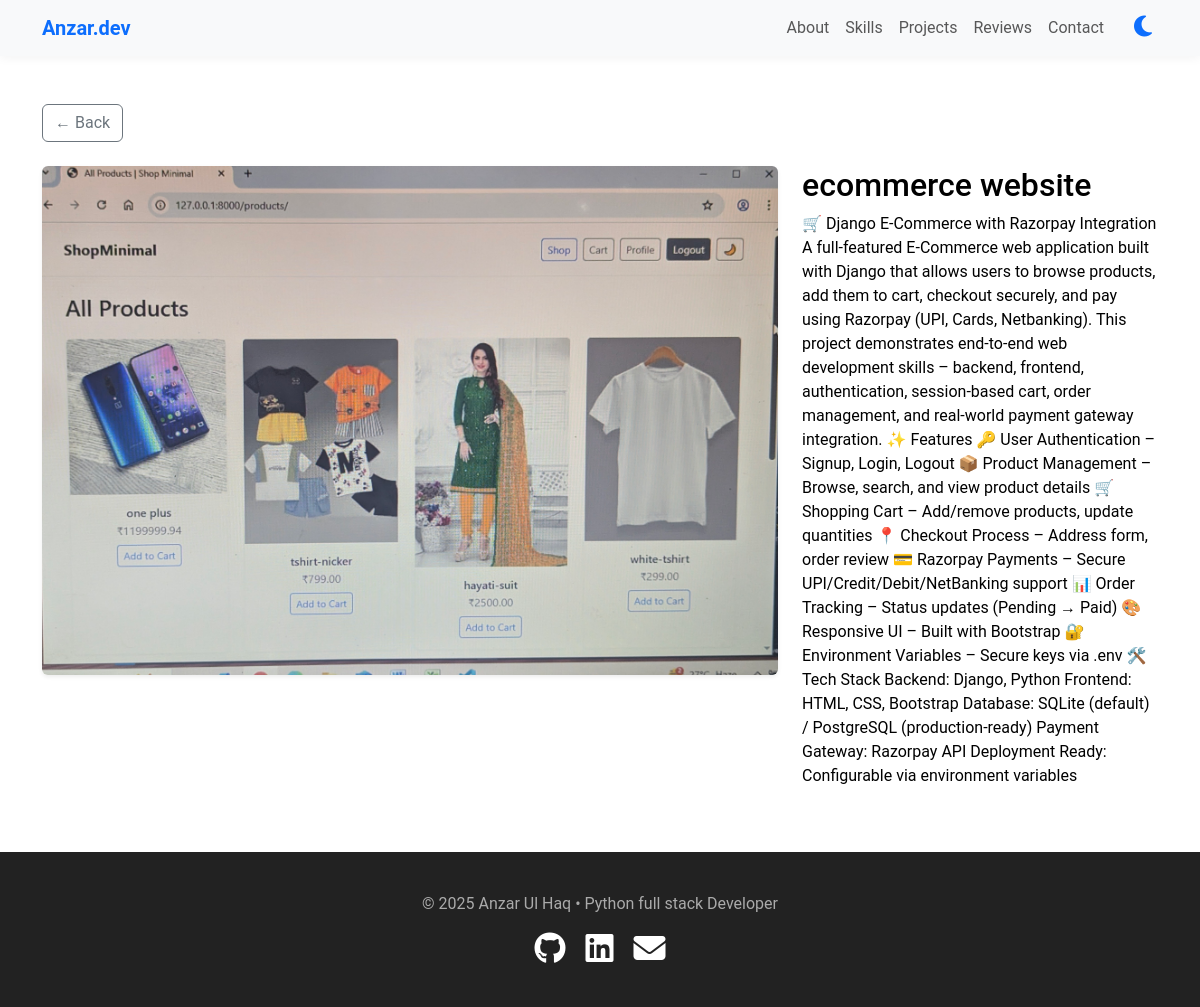
/project/1/, run on the app's committed database.
### portfolio/models.py (models this page shows, shortened)
class Project(models.Model):
    title = models.CharField(max_length=200)
    description = models.TextField()
    image = models.ImageField(upload_to='project_images/')
    github_url = models.URLField(blank=True)
    live_url = models.URLField(blank=True)

### portfolio/views.py (the view)
# urls.py: path('project/<int:pk>/', views.project_detail, name='project_detail'),
def project_detail(request, pk):
    project = get_object_or_404(Project, pk=pk)
    return render(request, 'portfolio/project_detail.html', {'project': project})

### portfolio/templates/portfolio/project_detail.html (shortened to what this page needs)
{% extends 'portfolio/base.html' %}
{% block content %}
<section class="py-5">
  <div class="container">
    <a href="{% url 'home' %}#projects" class="btn btn-outline-secondary mb-4">&larr; Back</a>
    <div class="row">
      <div class="col-lg-8"><img src="{{ project.image.url }}" class="img-fluid rounded shadow-sm"></div>
      <div class="col-lg-4">
        <h2>{{ project.title }}</h2>
        <p>{{ project.description }}</p>
      </div>
    </div>
  </div>
</section>
{% endblock %}

### portfolio/templates/portfolio/base.html (shortened to what this page needs)
<!DOCTYPE html>
<html lang="en">
<head>
  <link href="https://cdn.jsdelivr.net/npm/bootstrap@5.3.0/dist/css/bootstrap.min.css" rel="stylesheet">
  <link href="https://cdnjs.cloudflare.com/ajax/libs/font-awesome/6.4.0/css/all.min.css" rel="stylesheet">
</head>
<body id="main-body">
<nav class="navbar navbar-expand-lg sticky-top">
  <div class="container">
    <a class="navbar-brand fw-bold text-primary" href="#hero">Anzar.dev</a>
    <div class="collapse navbar-collapse" id="menu">
      <ul class="navbar-nav ms-auto">
        <li class="nav-item"><a class="nav-link" href="#about">About</a></li>
        <li class="nav-item"><a class="nav-link" href="#skills">Skills</a></li>
        <li class="nav-item"><a class="nav-link" href="#projects">Projects</a></li>
        <li class="nav-item"><a class="nav-link" href="#reviews">Reviews</a></li>
        <li class="nav-item"><a class="nav-link" href="#contact">Contact</a></li>
        <li class="nav-item">
          <button id="themeToggle" class="dark-toggle ms-3" title="Toggle Dark Mode">
            <i class="fas fa-moon"></i>
          </button>
        </li>
      </ul>
    </div>
  </div>
</nav>
{% block content %}{% endblock %}
<footer class="text-center">
  <div class="container">
    <p>© 2025 Anzar Ul Haq • Python full stack Developer</p>
    <div>
      <a href="https://github.com/Getanzar"><i class="fab fa-github fa-2x"></i></a>
      <a href="https://www.linkedin.com/in/anzar-ul-haq-2012a537b"><i class="fab fa-linkedin fa-2x"></i></a>
      <a href="mailto:ulhaqanzar444@gmail.com"><i class="fas fa-envelope fa-2x"></i></a>
    </div>
  </div>
</footer>
</body>
</html>

### portfolio/templates/portfolio/base.html (style rules this page uses)
:root { --section-bg-light: #f8f9fa; --section-bg-dark: #1e1e1e; --card-bg-dark: #2a2a2a; }
body { scroll-behavior: smooth; font-family: 'Roboto', sans-serif; transition: background 0.3s, color 0.3s; background-color: #fff; color: #000; }
.navbar { background: var(--bs-light); box-shadow: 0 2px 10px rgba(0, 0, 0, 0.05); }
.nav-link { cursor: pointer; }
section { transition: background-color 0.3s, color 0.3s; padding: 80px 0; }
footer { padding: 40px 0; background: #222; color: #aaa; }
footer a { color: #fff; margin: 0 8px; }
.dark-toggle { border: none; background: transparent; font-size: 1.5rem; color: var(--bs-primary); }

### data on the page
Project: image (picture), title "ecommerce website", description "🛒 Django E-Commerce with Razorpay Integration A full-featured E-Commerce web application built with Django that allows users to browse products, add them to cart, checkout securely, and pay using Razorpay (UPI, Cards, Netbanking). This project demonstrates end-to-end web development skills – backend, frontend, authentication, session-based cart, order management, and real-world payment gateway integration. ✨ Features 🔑 User Authentication – Signup, Login, Logout 📦 Product Management – Browse, search, and view product details 🛒 Shopping Cart – Add/remove products, update quantities 📍 Checkout Process – Address form, order review 💳 Razorpay Payments – Secure UPI/Credit/Debit/NetBanking…"
